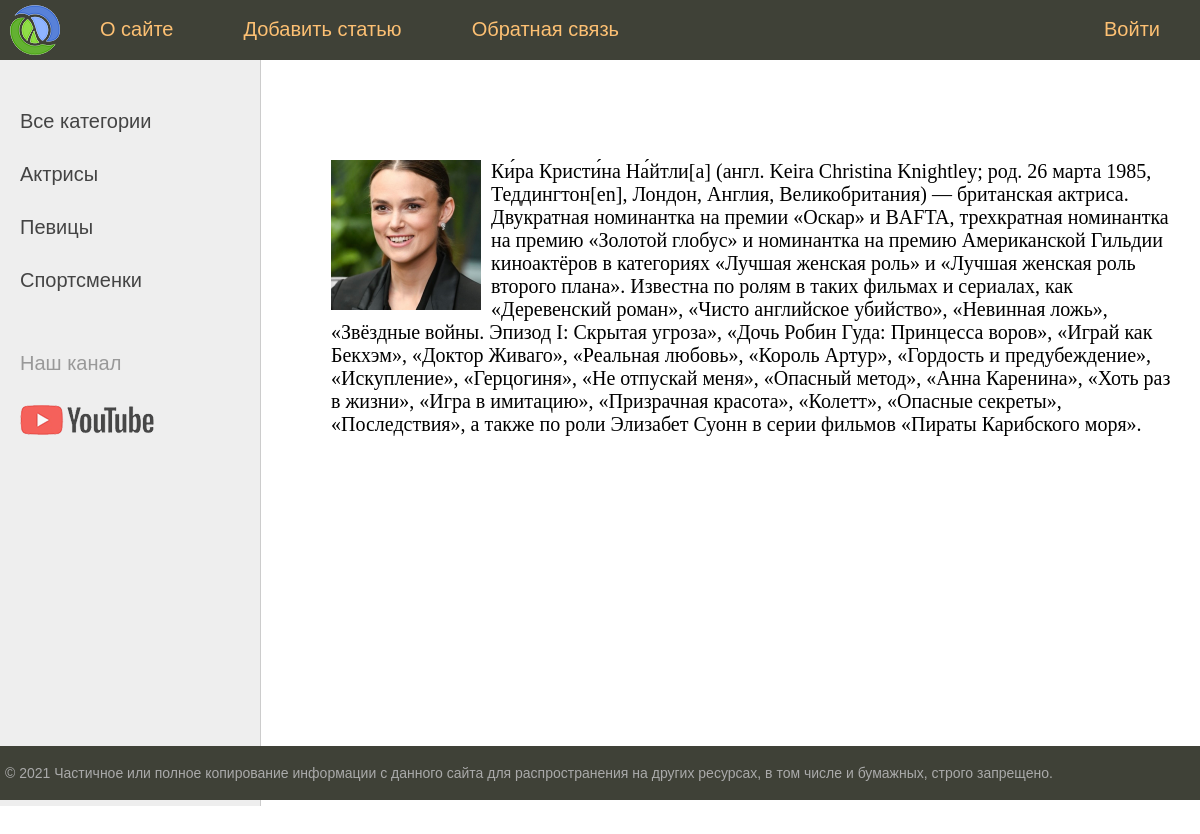
/post/5/, run on the app's committed database.
### women/models.py (models this page shows, shortened)
class Category(models.Model):
    name = models.CharField(max_length=100, db_index=True, verbose_name='Категория')
    def get_absolute_url(self):
        return reverse('category', kwargs={'cat_id': self.pk})
    class Meta:
        ordering = ('name',)
        verbose_name = 'Категорию'
        verbose_name_plural = 'Категории'

class Women(models.Model):
    title = models.CharField(max_length=255, verbose_name='Заголовок')
    content = models.TextField(blank=True, verbose_name='Контент')
    photo = models.ImageField(upload_to="photos/%Y/%m/%d", verbose_name='Фотография')
    time_create = models.DateTimeField(auto_now_add=True, verbose_name='Время создания')
    time_update = models.DateTimeField(auto_now=True, verbose_name='Время изменения')
    is_published = models.BooleanField(default=True, verbose_name='Публикация')
    cat = models.ForeignKey('Category', on_delete=models.PROTECT, null=True, verbose_name='Категория')
    class Meta:
        ordering = ('title',)
        verbose_name = 'Женщина'
        verbose_name_plural = 'Женщины'

### women/views.py (the view)
# urls.py: path('post/<int:post_id>/', show_post, name='post'),
def show_post(request, post_id):
    posts = Women.objects.all()
    context = {
                'menu': menu,
                'posts': posts,
                'title': 'Пост',
                'post_selected': post_id,
                }
    return render(request, 'women/post.html', context=context)

### women/templatetags/women_tags.py (called while the page is built)
@register.inclusion_tag('women/list_categories.html')
def show_categories(sort=None, cat_selected=0):
    if not sort:
        cats = Category.objects.all()
    else:
        cats = Category.objects.order_by(sort)
    return {"cats": cats, "cat_selected": cat_selected}

### women/templates/women/post.html
{% extends 'women/base.html' %}
{% block content %}
<ul class="list-articles">
	{% for p in posts %}
	{% if p.pk == post_selected %}
		{% if p.photo %}
			<p><img src="{{ p.photo.url }}" alt="" class="img-article-left thumb"></p>
		{% endif %}
		{% autoescape on %}
			{{p.content|linebreaks}}
		{% endautoescape %}
	{% endif %}
	{% endfor %}
</ul>
{% endblock %}

### women/templates/women/list_categories.html
{% for c in cats %}
	{% if c.pk == cat_selected %}
		<li class="selected">{{c.name}}</li>
	{% else %}
		<li><a href="{{ c.get_absolute_url }}">{{c.name}}</a></li>
	{% endif %}
{% endfor %}

### women/static/women/css/styles.css (style rules this page uses)
html, body { font-family: 'Arial'; margin: 0; padding: 0; height: 100%; width: 100%; color: #444; }
a { color: #0059b2; text-decoration: none; }
img { max-width: 600px; height: auto; }
img.img-article-left { max-width: 300px; height: auto; float: left; padding: 0 10px 10px 0; }
img.img-article-left.thumb { max-width: 150px; height: auto; }
ul.list-articles { list-style: none; margin: 0; padding: 0; }
.left-chapters ul li { margin: 30px 0 0 0; color: #999; }
.left-chapters ul li a { color: #444; text-decoration: none; }

### data on the page
Category: name "Актрисы"
Category: name "Певицы"
Category: name "Спортсменки"
Women: photo (picture), content "Ки́ра Кристи́на На́йтли[a] (англ. Keira Christina Knightley; род. 26 марта 1985, Теддингтон[en], Лондон, Англия, Великобритания) — британская актриса. Двукратная номинантка на премии «Оскар» и BAFTA, трехкратная номинантка на премию «Золотой глобус» и номинантка на премию Американской Гильдии киноактёров в категориях «Лучшая женская роль» и «Лучшая женская роль второго плана». Известна по ролям в таких фильмах и сериалах, как «Деревенский роман», «Чисто английское убийство», «Невинная ложь», «Звёздные войны. Эпизод I: Скрытая угроза», «Дочь Робин Гуда: Принцесса воров», «Играй как Бекхэм», «Доктор Живаго», «Реальная любовь», «Король Артур», «Гордость и предубеждение», «Искупление»,…"

### other printed values
{{ m.title }} "О сайте" "Добавить статью" "Обратная связь"
{{ m.title }} "Войти"
